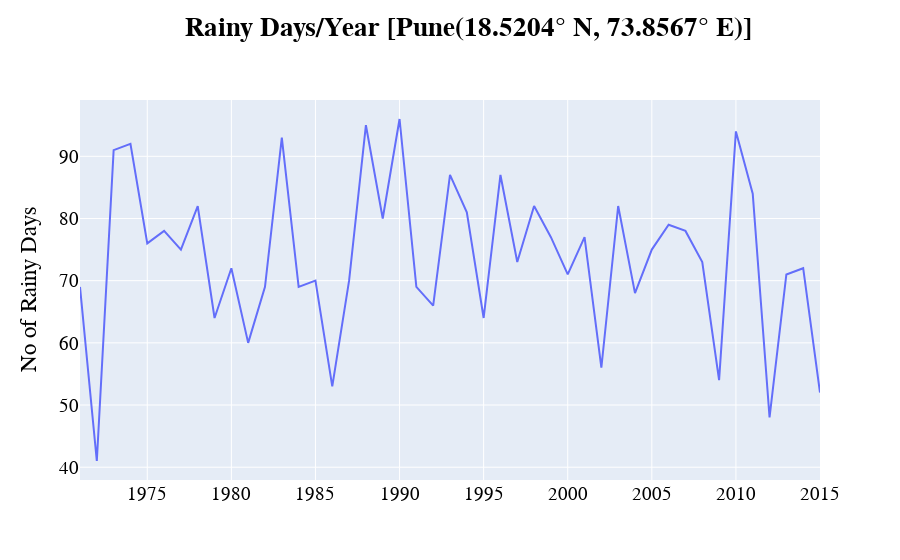

This figure's notebook cell:
### Code cell
fig = make_subplots(rows=1, cols=1)
rainyday(df,row=1,col=1,fig=fig,name='Rainy Days')
fig.write_html("E:/imd_work/website/data/pune_index/pune_yearlyCWD.html",include_plotlyjs="cdn")
heavyrain(df,row=1,col=1,fig=fig,name='Heavy Rainy Days')
fig.write_html("E:/imd_work/website/data/pune_index/pune_yearlyCWD.html",include_plotlyjs="cdn")

fig.show()

### Figure 1 — Plotly figure (JSON) as saved in the notebook; plotly's stock layout.template omitted (floating-point values rounded to 4 significant figures)
{"data": [{"name": "Rainy Days", "type": "scatter", "x": [1971, 1972, 1973, 1974, 1975, 1976, 1977, 1978, 1979, 1980, 1981, 1982, 1983, 1984, 1985, 1986, 1987, 1988, 1989, 1990, 1991, 1992, 1993, 1994, 1995, 1996, 1997, 1998, 1999, 2000, 2001, 2002, 2003, 2004, 2005, 2006, 2007, 2008, 2009, 2010, 2011, 2012, 2013, 2014, 2015], "xaxis": "x", "y": [69, 41, 91, 92, 76, 78, 75, 82, 64, 72, 60, 69, 93, 69, 70, 53, 70, 95, 80, 96, 69, 66, 87, 81, 64, 87, 73, 82, 77, 71, 77, 56, 82, 68, 75, 79, 78, 73, 54, 94, 84, 48, 71, 72, 52], "yaxis": "y"}], "layout": {"font": {"color": "black", "family": "Courier New, monospace", "size": 19}, "title": {"text": "<b>Rainy Days/Year [Pune(18.5204° N, 73.8567° E)]</b>", "x": 0.52, "xanchor": "center", "y": 0.97, "yanchor": "top"}, "xaxis": {"anchor": "y", "domain": [0, 1]}, "yaxis": {"anchor": "x", "domain": [0, 1], "title": {"text": "No of Rainy Days"}}}}
